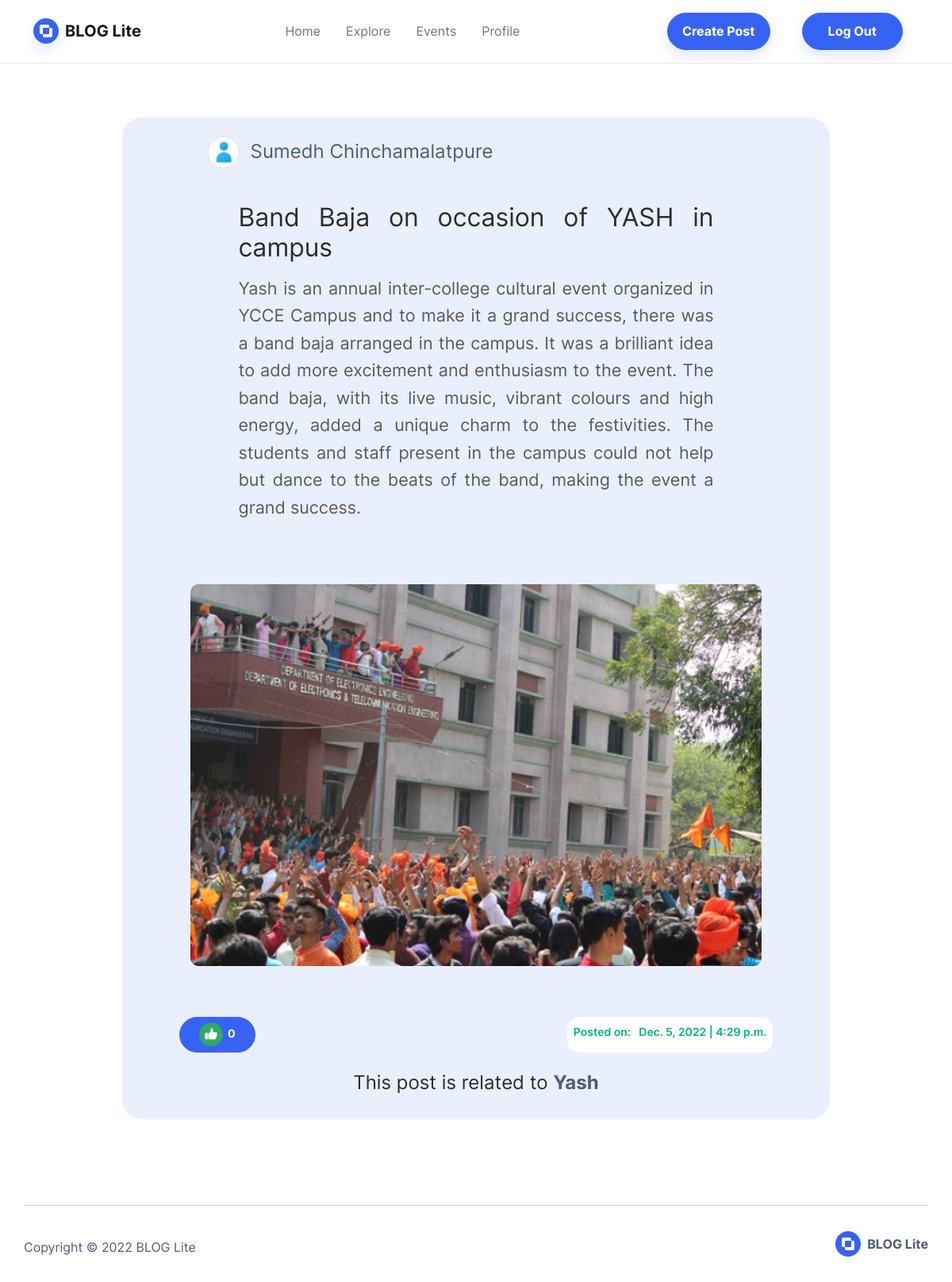
The page /post/24794f2df64e4c3b8fa6bad57e4b34d6 (signed in) on the database its author committed.
### core/models.py (models this page shows, shortened)
class Profile(models.Model):
    user = models.ForeignKey(User, on_delete=models.CASCADE)
    userid = models.IntegerField()
    bio = models.TextField(default="",blank=True, max_length=300, null=True)
    profile_picture = models.ImageField(upload_to="profile_images", default="default.jpg")

class Post(models.Model):
    id = models.UUIDField(primary_key=True, default=uuid.uuid4)
    user = models.CharField(max_length=30)
    image = models.ImageField(upload_to="post_images" ,default='defualt.jpg')
    title = models.CharField(max_length=200)
    description = models.TextField(max_length=1000)
    created_at = models.DateTimeField(default=datetime.now)
    likes = models.IntegerField(default=0)
    post_event = models.CharField(max_length=40, default="other")
    class Meta:
        ordering = ['created_at']

### core/views.py (the view)
# urls.py: path('post/<str:pk>', views.post, name='post'),
@login_required(login_url='login')
def post(request, pk):
    post = Post.objects.get(id=pk)
    user_model = User.objects.get(username=post.user)
    profile = Profile.objects.get(user=user_model)
    return render(request, 'post.html', {'post': post, 'profile': profile})

### templates/post.html (shortened to what this page needs)
{% extends 'basic.html' %}
{% block body %}
{% load static %}
<section class="py-5">
    <div class="container" style="padding-top: 20px; padding-bottom: 20px">
        <div
            class="container text-center p-4 py-xl-4"
            style="
                background: rgba(55, 99, 244, 0.1);
                border-radius: 25px;
                padding-left: 24px;
                padding-right: 24px;
                padding-top: 24px;
                width: 80%;
                padding-bottom: 8px;
            "
        >
            <div>
                <a href="{% url 'profile' profile.user %}">
                <h4
                    style="
                        text-align: left;
                        padding-left: 0px;
                        padding-right: 0px;
                        padding-top: 0px;
                        padding-bottom: 0px;
                        margin-top: 0px;
                        width: 80%;
                        margin-inline: auto;
                        margin-bottom: -5px;
                    "
                >
                    <img
                        class="border rounded-circle"
                        src="{{ profile.profile_picture.url }}"
                        style="text-align: center; width: 40px; height: 40px; object-fit: cover;"
                    />&nbsp;
                    {% if profile.user.first_name %}
                    {{ profile.user.first_name }}
                    {% else %}
                    {{ profile.user }}
                    {% endif %}
                </h4>
                </a>
            </div>
            <div class="m-5">
                <h2
                    style="
                        padding-top: 0px;
                        padding-bottom: 0px;
                        text-align: justify;
                        margin-top: 4px;
                        margin-bottom: 0px;
                        width: 80%;
                        margin-inline: auto;
                    "
                >
                    {{ post.title }}
                </h2>
                <p
                    style="
                        padding-top: 10px;
                        font-size: 1.35rem;
                        text-align: justify;
                        margin-top: 4px;
                        margin-bottom: 0px;
                        width: 80%;
                        font-weight: 500;
                        margin-inline: auto;
                        color:rgba(27, 27, 27, 0.7);
                    "
                >
                    {{ post.description }}
                </p>
            </div>
            <center style="margin: 2rem 20px">
                <img
                    class="img-fluid d-xxl-flex justify-content-xxl-center align-items-xxl-center"
                    width="760"
                    height="507"
                    src="{{post.image.url}}"
                    style="
                        text-align: center;
                        border-style: none;
                        width: 720px;
                        max-height: 600px;
                        overflow: hidden;
                        margin: 2rem 0;
                        border-radius: 10px;
                        object-fit: contain;
                    "
                />
            </center>
            <div
                style="
                    margin: 1rem 3rem;
                    display: flex;
                    justify-content: space-between;
                "
            >
                <a href="{% url 'like' post.id %}">
                    <button
                        type="submit"
                        align="center"
                        class="btn btn-primary btn-sm"
                        height="30px"
                    >
                        <img
                            src="{% static 'assets/img/like.png' %}"
                            style="height: 30px; aspect-ratio: 1"
                        />&nbsp;<span style="color: rgb(255, 255, 255)">
                            {{ post.likes }}
                        </span>
                    </button>
                </a>
                <div
                    class="p-2"
                    style="
                        align-items: center;
                        border-radius: 15px;
                        padding-top: 2px;
                        font-size: 14px;
                        font-weight: 600;
                        padding: 1rem 3rem;
                        background: rgb(255, 255, 255);
                        color: rgb(0, 183, 121);
                    "
                >
                    Posted on: &nbsp
                    <span
                        >{{ post.created_at|date }} | {{ post.created_at|time}}</span
                    >
                </div>
            </div>
            {% if post.post_event != 'other' %}
            <div class="mt-4">
                <h4 style="text-align: center;">This post is related to <b><a href="{% url 'events' post.post_event %}">{{ post.post_event.capitalize }}</a></b></h4>
            </div>
            {% endif %}
        </div>
    </div>
</section>
{% endblock %}

### rows shown on the page
Profile: profile_picture (placeholder picture), user.first_name "Sumedh Chinchamalatpure"
Post: title "Band Baja on occasion of YASH in campus", description "Yash is an annual inter-college cultural event organized in YCCE Campus and to make it a grand success, there was a band baja arranged in the campus. It was a brilliant idea to add more excitement and enthusiasm to the event. The band baja, with its live music, vibrant colours and high energy, added a unique charm to the festivities. The students and staff present in the campus could not help but dance to the beats of the band, making the event a grand success.", image (picture), likes "0", created_at "Dec. 5, 2022", created_at "4:29 p.m.", post_event "Yash"
